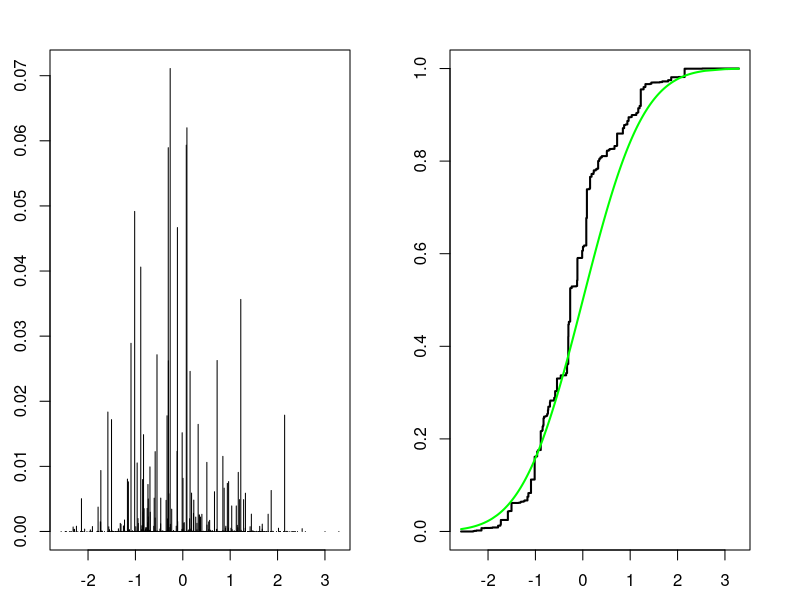
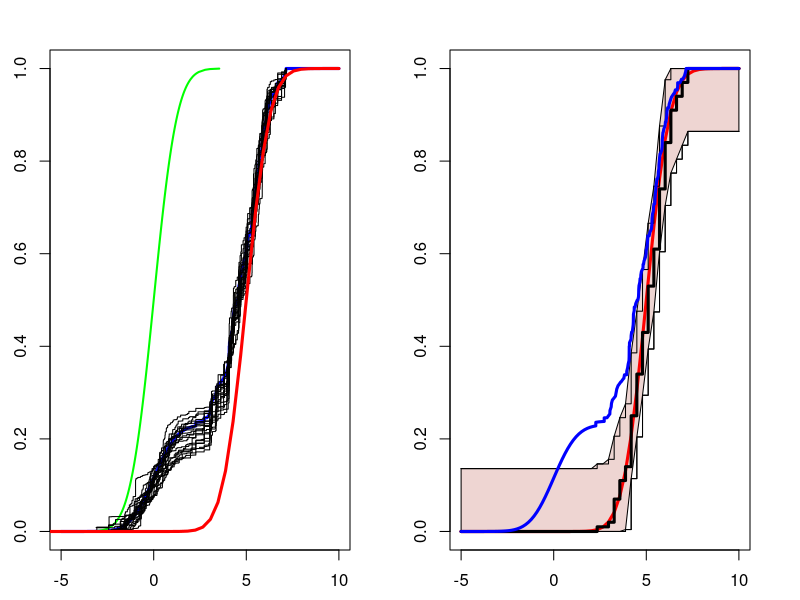
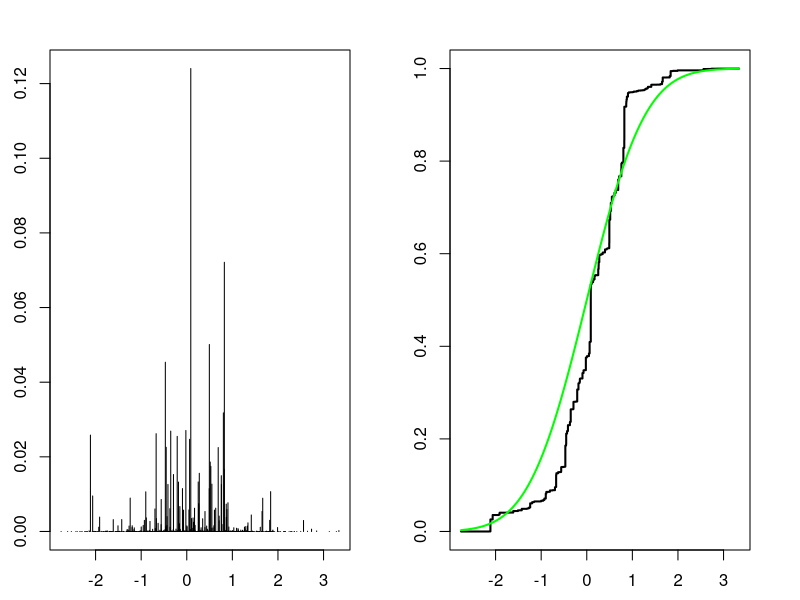
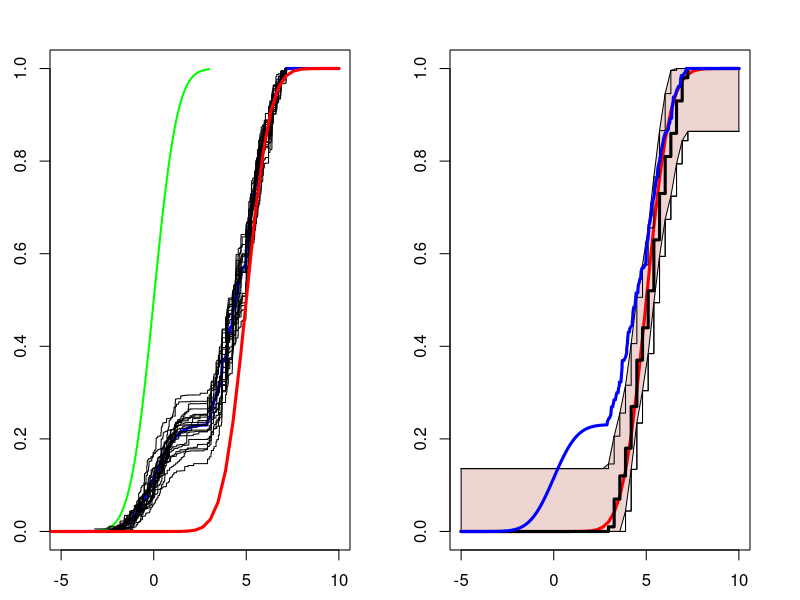
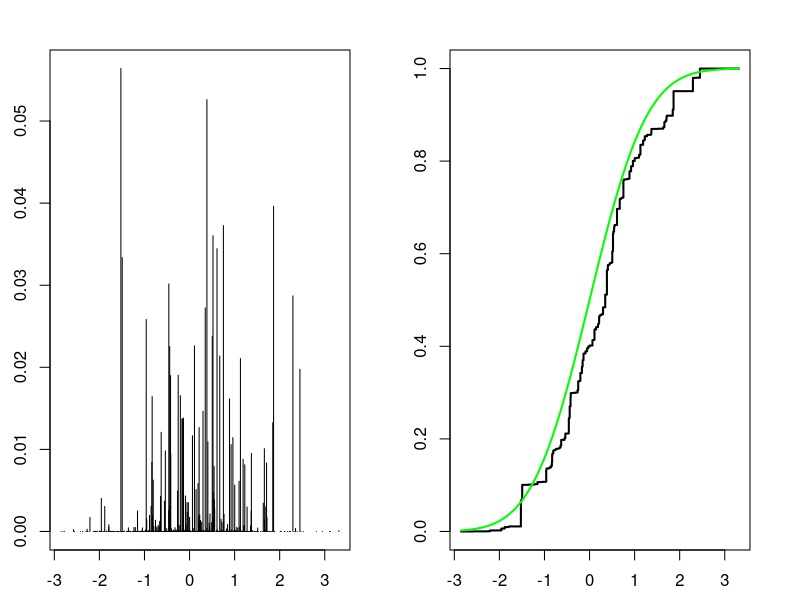
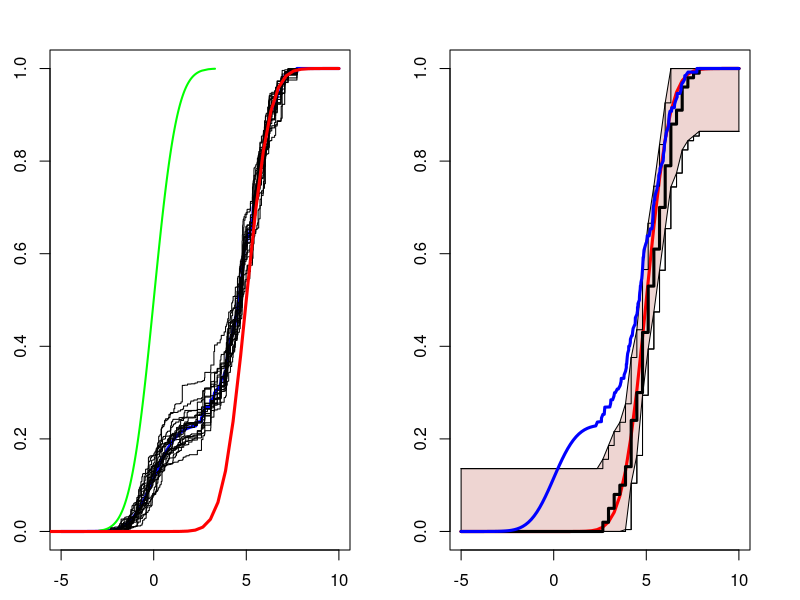
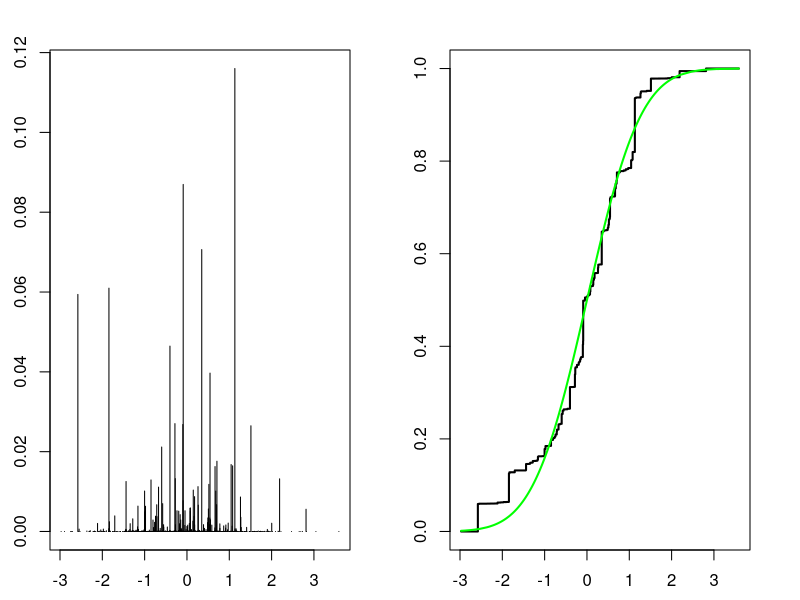
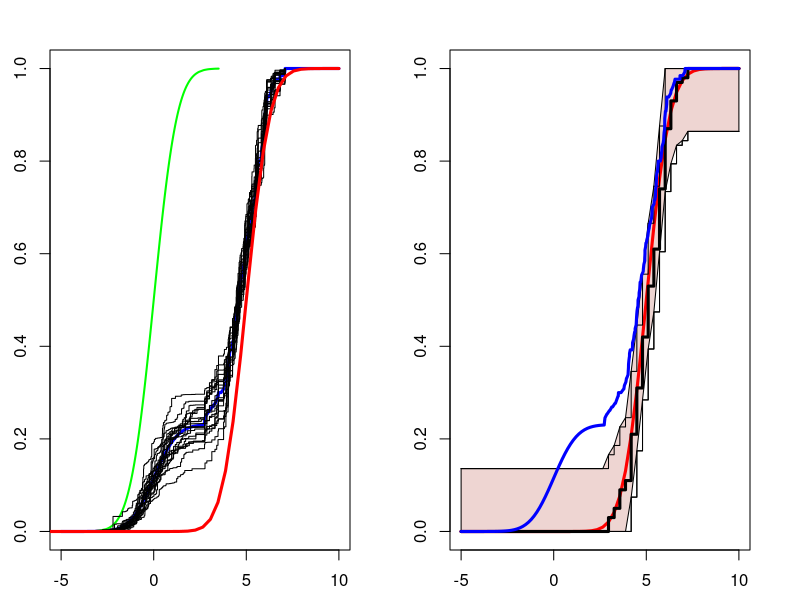

These charts were generated, in order, by the following R code: (Note: a time limit stopped this script after it produced the figures.)

stickbreak = function(alpha,N){
##### draw w_1,w_2, ..., w_N from stick break dist'n
  V = rbeta(N,1,alpha)
  w = V
  d = 1
  for(i in 2:N) {
    d = d*(1-V[i-1])
    w[i] = V[i]*d
  }
  return(w/sum(w))
}

PriorSampleDir = function(alpha,mu,sigma){
### draw F ~ DP(alpha,F0) where F0 = N(mu,sigma)
  N = 1000
  s = rnorm(N,mu,sigma)
  w = stickbreak(alpha,N)

  par(mfrow=c(1,2))
  # plot(s,w,type="h",xlab="",ylab="weights",yaxt="n")
  plot(s,w,type="h",xlab="",ylab="weights")
  o = order(s)
  s = s[o]
  w = w[o]
  F = cumsum(w)
  plot(s,F,type="s",xlab="",ylab="F",lwd=2)
  lines(s,pnorm(s,mean=mu,sd=sigma),lwd=2,col="green")
}


PosteriorSampleDir = function(x,alpha,mu,sigma,M){
### draw M samples F ~ posterior
  ## x is the observed data
  ## first draw F ~ DP(alpha + n, Fbar)


  n = length(x)
  N = 100
  # F = matrix(0,N,M)
  # print(dim(F))
  grid = seq(-5,10,length=100)
  grid = c(x,grid)
  grid = sort(grid)
  ng   = length(grid)
  F = rep(0,ng)
  for(i in 1:ng){
    F[i] = (n/(alpha+n))*mean(x <= grid[i]) + (alpha/(alpha+n))*pnorm(grid[i],mu,sigma)
    ## the posterior F is a combination of empirical cdf and prior
  }
  plot(grid,F,type="l",lwd=3,col="blue",xlab="",ylab="F")
  Fbar = F

  ## below I add a plot of the prior
  N = 1000
  s = rnorm(N,mu,sigma)
  w = stickbreak(alpha,N)
  o = order(s)
  s = s[o]
  w = w[o]
  F = cumsum(w)
  lines(s,pnorm(s,mean=mu,sd=sigma),lwd=2,col="green")


  ## below we generate new data using Chinese Restaurant process
  ## this bypasses the generation of F from posterior (whose result is Fbar)
  for(i in 1:M){
    ## draw new N data points and visualize their empirical cdf
    z = rnorm(N,mu,sigma)
    u = rbinom(N,1,n/(alpha+n))
    y = sample(x,size=N,replace=TRUE)
    z[u==1] = y[u==1]
    s = z
    w = stickbreak(alpha+n,N)
    o = order(s)
    s = s[o]
    w = w[o]
    F = cumsum(w)
    lines(s,F,type="s")
  }
  return(list(Fbar=Fbar,grid=grid))
}

posterior.demo = function (alpha, n, M=10) {
  #pdf(file="DirProcess-plot-tmp.pdf",width=10,height=5)
  par(mfrow=c(2,2),mai=rep(.5,4))

  mu = 0
  sigma = 1
  PriorSampleDir(alpha,mu,sigma)

  x = rnorm(n,5,1)
  out = PosteriorSampleDir(x,alpha,0,1,M)
  grid=seq(-10,10,length=50)
  lines(grid,pnorm(grid,5,1),lwd=3,col="red",type="l")

  grid=seq(-5,10,length=50)
  alpha = .05
  eps = sqrt((1/(2*n))*log(2/alpha))


  F = rep(0,50)
  for(i in 1:50) {
    F[i] = mean(x <= grid[i])
  }
  U = F + eps
  L = F - eps
  U[U>1] = 1
  L[L<0] = 0
  plot(grid,pnorm(grid,5,1),lwd=3,col="red",type="l",xlab="",ylab="")
  lines(grid,F,type="s")
  lines(grid,U,type="s")
  lines(grid,L,type="s")
  polygon(c(grid,rev(grid)),c(L,rev(U)),col="mistyrose2")
  lines(grid,pnorm(grid,5,1),lwd=3,col="red")
  lines(grid,F,type="s",lwd=3)
  lines(grid,U,type="s")
  lines(grid,L,type="s")
  lines(out$grid,out$Fbar,lwd=3,col="blue")
  #dev.off()
}


#while(1) {PriorSampleDir(alpha=30, mu=0, sigma=1); Sys.sleep(1.5)}
while(1) {posterior.demo(alpha=30, n=100, M=20); Sys.sleep(1.5)}
